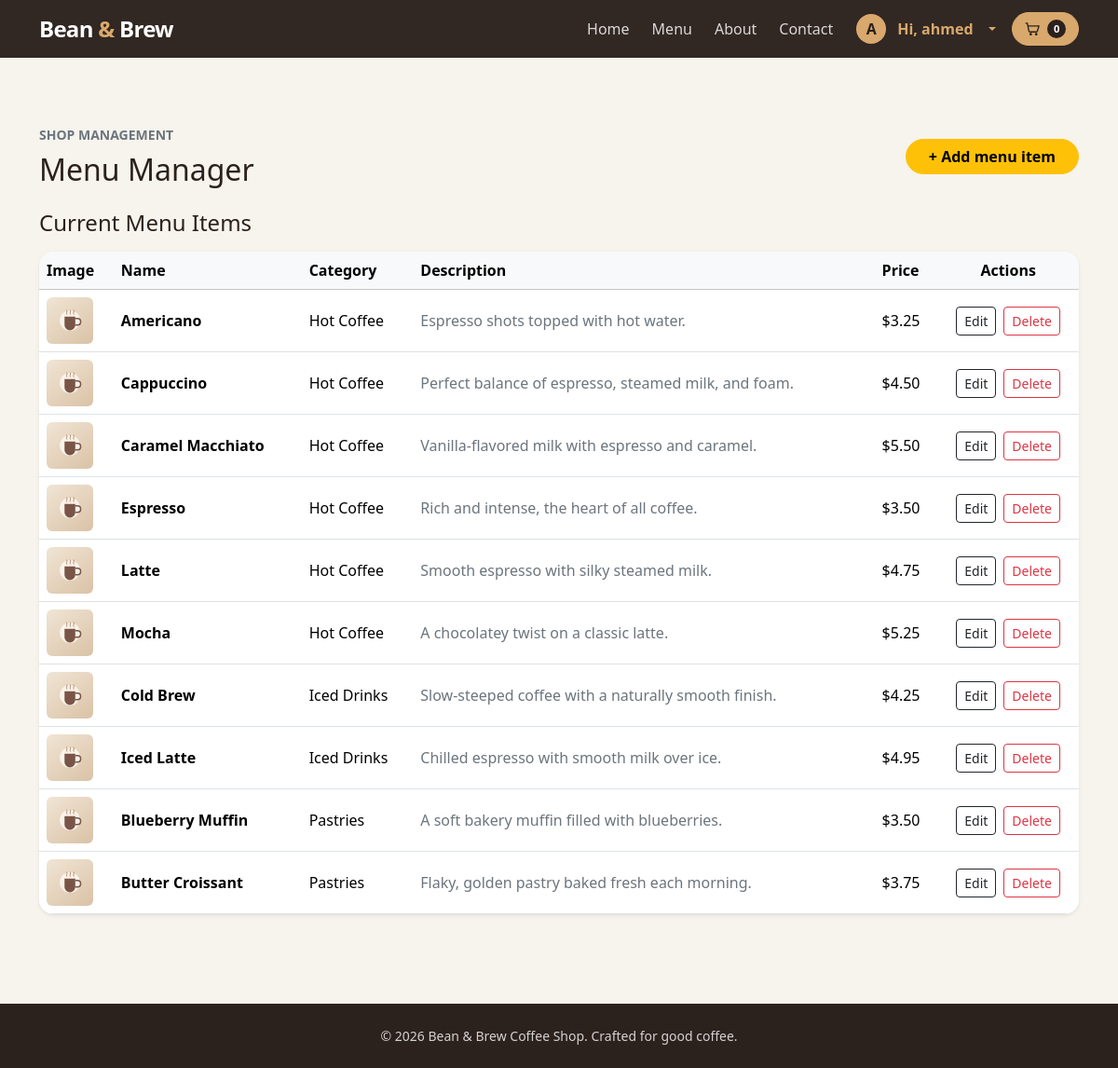
The page /admin_menu.php (signed in) on the database its author committed.
### tables this page shows
CREATE TABLE coffee_items (
    id INTEGER PRIMARY KEY AUTOINCREMENT,
    name TEXT NOT NULL,
    description TEXT NOT NULL,
    price REAL NOT NULL,
    image TEXT NOT NULL
, category TEXT NOT NULL DEFAULT 'Hot Coffee', ingredients TEXT NOT NULL DEFAULT '', calories INTEGER);

### includes/config.php (called while the page is built, shortened)
<?php
$db_path = __DIR__ . '/database.sqlite';
try {
    $pdo = new PDO("sqlite:$db_path");
    $pdo->setAttribute(PDO::ATTR_ERRMODE, PDO::ERRMODE_EXCEPTION);
    $pdo->setAttribute(PDO::ATTR_DEFAULT_FETCH_MODE, PDO::FETCH_ASSOC);
} catch (PDOException $e) {
    die("Database connection failed: " . $e->getMessage());
}
function getCoffeeItems($pdo) {
    $stmt = $pdo->query("SELECT id, name, description, price, image, category, ingredients, calories FROM coffee_items ORDER BY category, name");
    return $stmt->fetchAll();
}
function hasLocalCatalogImage($filename) {
    return is_string($filename)
        && preg_match('/\A[a-zA-Z0-9._-]+\.(?:jpe?g|png|webp|gif)\z/i', $filename) === 1
        && is_file(__DIR__ . '/../public/assets/images/' . $filename);
}
function catalogImageUrl($filename) {
    return 'assets/images/product-placeholder.svg';
}
$coffee_items = getCoffeeItems($pdo);

### public/admin_menu.php (the view, shortened to what this page needs)
<?php
require_once "../includes/config.php";
$items = getCoffeeItems($pdo);
include "../includes/header.php";
?>
<section class="container py-4 py-lg-5">
    <div class="d-flex flex-column flex-sm-row justify-content-between align-items-sm-center gap-3 mb-4">
        <div>
            <p class="text-uppercase small fw-semibold text-secondary mb-2">Shop management</p>
            <h1 class="h2 mb-0">Menu Manager</h1>
        </div>
        <button type="button" class="btn btn-warning rounded-pill px-4 fw-semibold" data-bs-toggle="modal" data-bs-target="#addItemModal">
            <span aria-hidden="true">+</span> Add menu item
        </button>
    </div>
    <h2 class="h4 mb-3">Current Menu Items</h2>
    <div class="card border-0 shadow-sm rounded-4">
        <div class="table-responsive rounded-4">
        <table class="table table-hover align-middle mb-0">
            <thead class="table-light">
                <tr>
                    <th scope="col">Image</th>
                    <th scope="col">Name</th>
                    <th scope="col">Category</th>
                    <th scope="col">Description</th>
                    <th scope="col">Price</th>
                    <th scope="col" class="text-center">Actions</th>
                </tr>
            </thead>
            <tbody>
                <?php foreach ($items as $item): ?>
                    <tr>
                        <td>
                            <img src="<?php echo htmlspecialchars(catalogImageUrl($item['image']), ENT_QUOTES, 'UTF-8'); ?>" alt="" width="50" height="50" class="rounded object-fit-cover">
                        </td>
                        <td class="fw-semibold"><?php echo htmlspecialchars($item['name']); ?></td>
                        <td><?php echo htmlspecialchars($item['category']); ?></td>
                        <td class="text-secondary"><?php echo htmlspecialchars($item['description']); ?></td>
                        <td class="text-nowrap">$<?php echo number_format($item['price'], 2); ?></td>
                        <td class="text-center">
                            <div class="d-inline-flex gap-2">
                            <a href="admin_edit_item.php?id=<?php echo $item['id']; ?>" class="btn btn-outline-dark btn-sm">Edit</a>
                            <form action="admin_menu.php" method="POST" class="d-inline" onsubmit="return confirm('Are you sure you want to delete this item?')">
                                <button type="submit" class="btn btn-outline-danger btn-sm">Delete</button>
                            </form>
                            </div>
                        </td>
                    </tr>
                <?php endforeach; ?>
            </tbody>
        </table>
        </div>
    </div>
</section>
<?php include "../includes/footer.php"; ?>

### includes/header.php (style rules this page uses)
:root { --coffee-ink: #2b211d; --coffee-brown: #56392d; --coffee-gold: #d9a86c; --coffee-cream: #f7f3ed; }
body { background: var(--coffee-cream); color: var(--coffee-ink); min-height: 100vh; display: flex; flex-direction: column; }

### rows shown on the page
coffee_items: name "Americano", category "Hot Coffee", description "Espresso shots topped with hot water.", price "3.25"
coffee_items: name "Cappuccino", category "Hot Coffee", description "Perfect balance of espresso, steamed milk, and foam.", price "4.50"
coffee_items: name "Caramel Macchiato", category "Hot Coffee", description "Vanilla-flavored milk with espresso and caramel.", price "5.50"
coffee_items: name "Espresso", category "Hot Coffee", description "Rich and intense, the heart of all coffee.", price "3.50"
coffee_items: name "Latte", category "Hot Coffee", description "Smooth espresso with silky steamed milk.", price "4.75"
coffee_items: name "Mocha", category "Hot Coffee", description "A chocolatey twist on a classic latte.", price "5.25"
coffee_items: name "Cold Brew", category "Iced Drinks", description "Slow-steeped coffee with a naturally smooth finish.", price "4.25"
coffee_items: name "Iced Latte", category "Iced Drinks", description "Chilled espresso with smooth milk over ice.", price "4.95"
coffee_items: name "Blueberry Muffin", category "Pastries", description "A soft bakery muffin filled with blueberries.", price "3.50"
coffee_items: name "Butter Croissant", category "Pastries", description "Flaky, golden pastry baked fresh each morning.", price "3.75"

### other values the page prints
substr($account_name, 0, 1) "A"
$account_name "ahmed"
